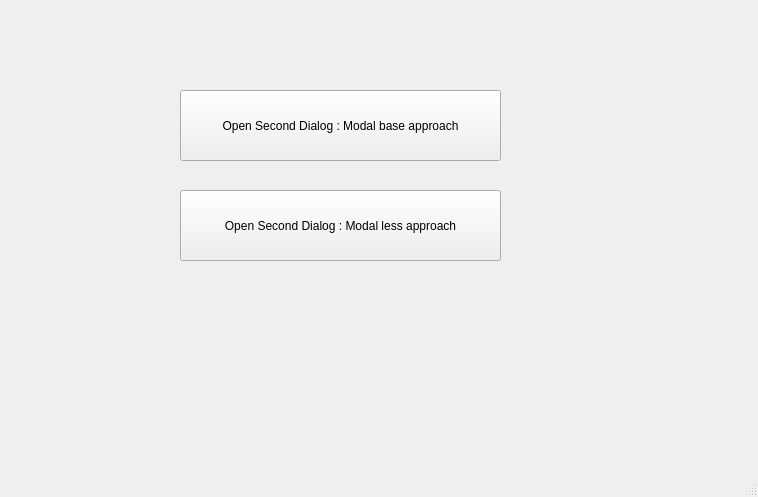
<?xml version="1.0" encoding="UTF-8"?>
<ui version="4.0">
 <class>MainWindow</class>
 <widget class="QMainWindow" name="MainWindow">
  <property name="geometry">
   <rect>
    <x>0</x>
    <y>0</y>
    <width>758</width>
    <height>497</height>
   </rect>
  </property>
  <property name="windowTitle">
   <string>MainWindow</string>
  </property>
  <widget class="QWidget" name="centralwidget">
   <widget class="QPushButton" name="pushButton">
    <property name="geometry">
     <rect>
      <x>180</x>
      <y>90</y>
      <width>321</width>
      <height>71</height>
     </rect>
    </property>
    <property name="text">
     <string>Open Second Dialog : Modal base approach</string>
    </property>
   </widget>
   <widget class="QPushButton" name="modalLessApproach">
    <property name="geometry">
     <rect>
      <x>180</x>
      <y>190</y>
      <width>321</width>
      <height>71</height>
     </rect>
    </property>
    <property name="text">
     <string>Open Second Dialog : Modal less approach</string>
    </property>
   </widget>
  </widget>
  <widget class="QMenuBar" name="menubar">
   <property name="geometry">
    <rect>
     <x>0</x>
     <y>0</y>
     <width>758</width>
     <height>21</height>
    </rect>
   </property>
  </widget>
  <widget class="QStatusBar" name="statusbar"/>
 </widget>
 <resources/>
 <connections/>
</ui>
